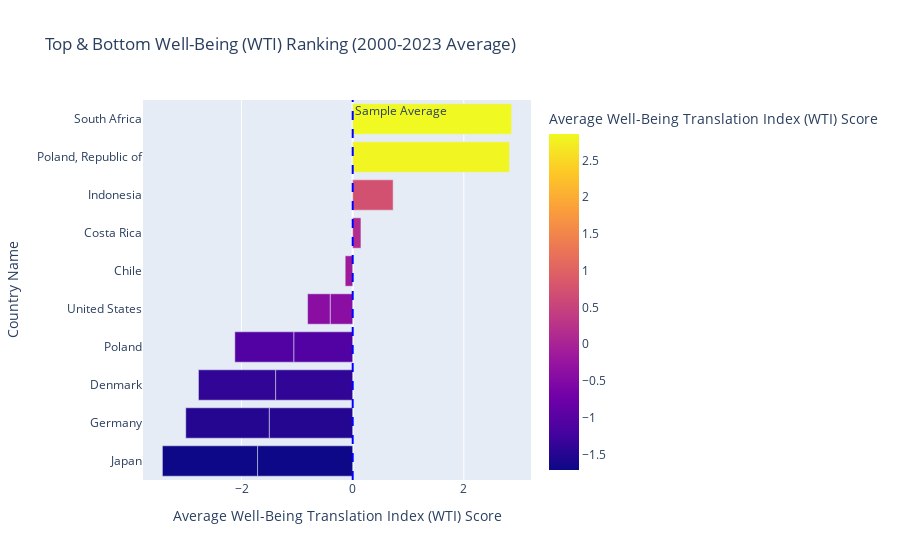

Source (notebook cell):
### Code cell
import plotly.express as px
import pandas as pd

# 1. CALCULATE THE AVERAGE WTI SCORE PER COUNTRY (from yearly data)
# Use 'Well-Being (PCA)' column
df_ranking_wti = df_merged_scores.groupby('Country Name')['Well-Being (PCA)'].mean().reset_index()

# Rename the column
df_ranking_wti.rename(columns={'Well-Being (PCA)': 'Avg_WTI'}, inplace=True)

# Sort the ranking from highest WTI to lowest
df_ranking_wti_sorted = df_ranking_wti.sort_values(by='Avg_WTI', ascending=False)


# 2. SELECT TOP AND BOTTOM COUNTRIES FOR VISUALIZATION
df_top_wti = df_ranking_wti_sorted.head(10)
df_bottom_wti = df_ranking_wti_sorted.tail(5)
# Concatenate the top 10 and bottom 5 for contrast
df_bar_viz_wti = pd.concat([df_top_wti, df_bottom_wti])

# 3. CREATE THE HORIZONTAL BAR CHART
fig = px.bar(
    df_bar_viz_wti,
    x='Avg_WTI',
    y='Country Name',
    orientation='h',
    color='Avg_WTI',
    color_continuous_scale=px.colors.sequential.Plasma, # Using a different color scale
    title='Top & Bottom Well-Being (WTI) Ranking (2000-2023 Average)',
    labels={'Avg_WTI': 'Average Well-Being Translation Index (WTI) Score'}
)

# Reverse the Y-axis so the highest score is at the top
fig.update_layout(
    yaxis={'categoryorder': 'total ascending'},
    showlegend=False
)

# Add a vertical line at WTI = 0 (the sample average)
fig.add_vline(x=0, line_width=2, line_dash="dash", line_color="blue", annotation_text="Sample Average")

fig.show()

### Figure 1 — Plotly figure (JSON) as saved in the notebook; plotly's stock layout.template omitted (floating-point values rounded to 4 significant figures)
{"data": [{"hovertemplate": "Average Well-Being Translation Index (WTI) Score=%{marker.color}<br>Country Name=%{y}<extra></extra>", "legendgroup": "", "marker": {"color": [2.859, 2.821, 0.7278, 0.1483, -0.1349, -0.4058, -1.061, -1.388, -1.502, -1.712, -0.4058, -1.061, -1.388, -1.502, -1.712], "coloraxis": "coloraxis", "pattern": {"shape": ""}}, "name": "", "orientation": "h", "showlegend": false, "textposition": "auto", "type": "bar", "x": [2.859, 2.821, 0.7278, 0.1483, -0.1349, -0.4058, -1.061, -1.388, -1.502, -1.712, -0.4058, -1.061, -1.388, -1.502, -1.712], "xaxis": "x", "y": ["South Africa", "Poland, Republic of", "Indonesia", "Costa Rica", "Chile", "United States", "Poland", "Denmark", "Germany", "Japan", "United States", "Poland", "Denmark", "Germany", "Japan"], "yaxis": "y"}], "layout": {"annotations": [{"showarrow": false, "text": "Sample Average", "x": 0, "xanchor": "left", "xref": "x", "y": 1, "yanchor": "top", "yref": "y domain"}], "barmode": "relative", "coloraxis": {"colorbar": {"title": {"text": "Average Well-Being Translation Index (WTI) Score"}}, "colorscale": [[0, "#0d0887"], [0.1111, "#46039f"], [0.2222, "#7201a8"], [0.3333, "#9c179e"], [0.4444, "#bd3786"], [0.5556, "#d8576b"], [0.6667, "#ed7953"], [0.7778, "#fb9f3a"], [0.8889, "#fdca26"], [1, "#f0f921"]]}, "legend": {"tracegroupgap": 0}, "shapes": [{"line": {"color": "blue", "dash": "dash", "width": 2}, "type": "line", "x0": 0, "x1": 0, "xref": "x", "y0": 0, "y1": 1, "yref": "y domain"}], "showlegend": false, "title": {"text": "Top & Bottom Well-Being (WTI) Ranking (2000-2023 Average)"}, "xaxis": {"anchor": "y", "domain": [0, 1], "title": {"text": "Average Well-Being Translation Index (WTI) Score"}}, "yaxis": {"anchor": "x", "categoryorder": "total ascending", "domain": [0, 1], "title": {"text": "Country Name"}}}}
